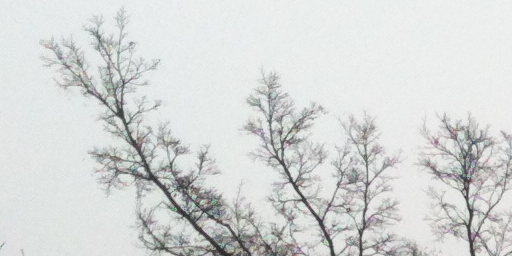
#> input picture TestSR/00003.png, 512 x 256 px
$ python PSNR.py
#> lines starting #> are read from the running program, lines starting #| are printed output that depends on the picture; long printed decimals are rounded
'''import cv2
import numpy as np
import math
def psnr(img1, img2):
   mse = np.mean( (img1/255. - img2/255.) ** 2 )
   if mse < 1.0e-10:
      return 100
   PIXEL_MAX = 1
   return 20 * math.log10(PIXEL_MAX / math.sqrt(mse))
if __name__ == '__main__':
   gt = cv2.imread('00003.png')
   img= cv2.imread('00003_out.png')
   print(psnr(gt,img))'''
from skimage.metrics import peak_signal_noise_ratio as psnr
from PIL import Image
import numpy as np
import cv2
img1 = np.array(Image.open('00003.png'))
#> img1 is the input picture: shape (256, 512, 3); mean R, G, B 213.1, 215.5, 214.6
img2 = np.array(Image.open('00003_out_mix_interpolation.png'))
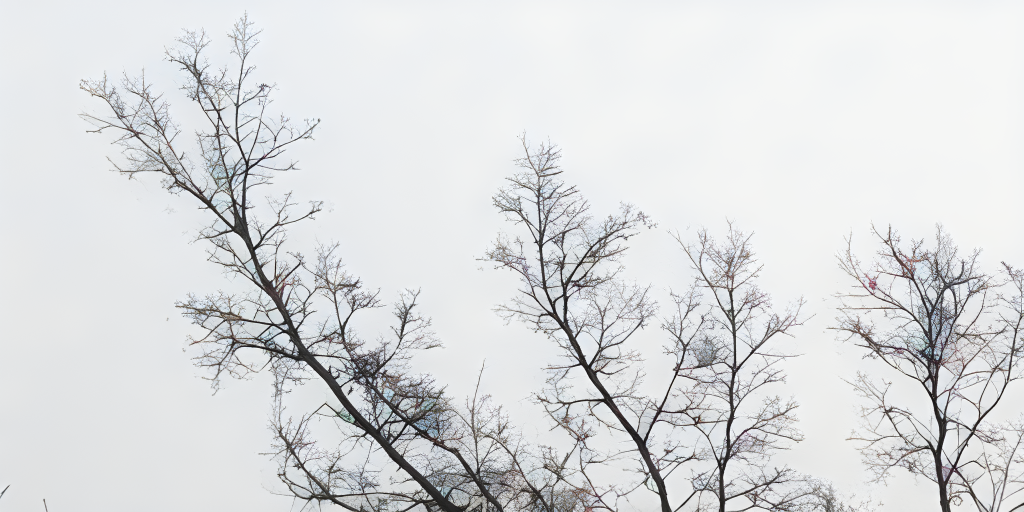
#> input picture TestSR/00003_out_mix_interpolation.png, 2048 x 1024 px (shown at 1/2 size)
#> img2 is the input picture: shape (1024, 2048, 3); mean R, G, B 218, 219.7, 221.2
img2=cv2.resize(img2, (512, 256))
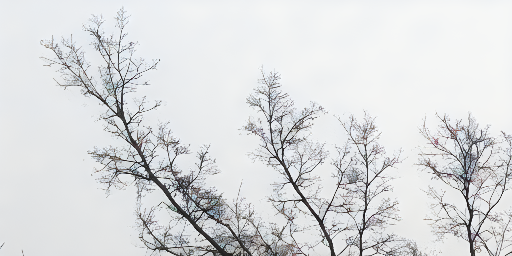
#> img2: shape (256, 512, 3); mean R, G, B 217.9, 219.7, 221.1

if __name__ == "__main__":
    print(psnr(img1, img2))
#| 22.878
